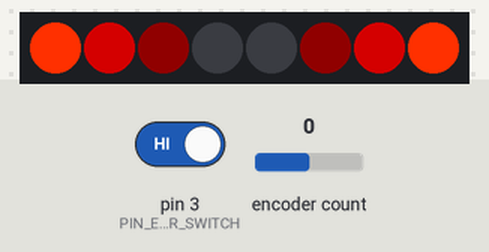
The sketch below on a simulated Arduino Uno, built with avr-gcc and run on an emulated ATmega328P. Parts: 8 RGB LEDs in strip order, left to right. Inputs (shaded band) come from the test bench; at power-on: pin 3 (PIN_ENCODER_SWITCH) HIGH, encoder count 0.

Above: at 0.15 s.
At 1.43 s:
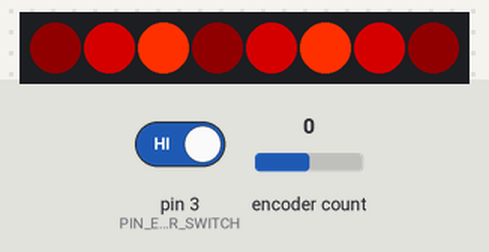
Timing chart, 0 to 130.0 s (numbered marks = the images above):
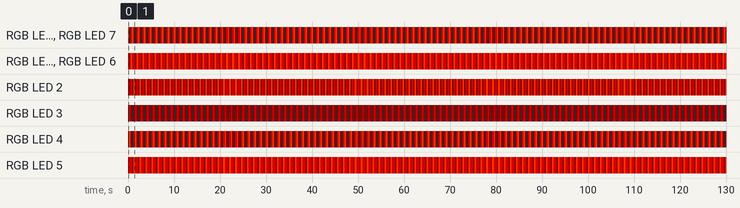

Measured:
- by itself, RGB LED 0, RGB LED 7: repeats every 1.3 s: off 0.31 s, RGB(128, 0, 0) 0.34 s, RGB(255, 48, 0) 0.31 s, RGB(16, 0, 0) 0.34 s
- by itself, RGB LED 1, RGB LED 6: repeats every 1.3 s: RGB(16, 0, 0) 0.31 s, RGB(255, 48, 0) 0.34 s, RGB(128, 0, 0) 0.65 s
- by itself, RGB LED 2: repeats every 1.3 s: RGB(128, 0, 0) 0.34 s, RGB(16, 0, 0) 0.31 s, RGB(255, 48, 0) 0.34 s, RGB(16, 0, 0) 0.31 s
- by itself, RGB LED 3: repeats every 1.3 s: RGB(16, 0, 0) 0.34 s, off 0.31 s, RGB(16, 0, 0) 0.34 s, RGB(128, 0, 0) 0.31 s
- by itself, RGB LED 4: repeats every 1.3 s: RGB(16, 0, 0) 0.34 s, off 0.31 s, RGB(128, 0, 0) 0.34 s, RGB(255, 48, 0) 0.31 s
- by itself, RGB LED 5: repeats every 1.3 s: RGB(128, 0, 0) 0.65 s, RGB(16, 0, 0) 0.31 s, RGB(255, 48, 0) 0.34 s

The sketch:

neovisor2014.ino
```cpp
#include "Adafruit_NeoPixel.h"
#include "Encoder.h"

// This project includes Adafruit's NeoPixel Library, read about it here: https://learn.adafruit.com/adafruit-neopixel-uberguide
// As well I have included PJRC's (teensy creator) Encoder library, more info here: http://www.pjrc.com/teensy/td_libs_Encoder.html

// IMPORTANT: To reduce NeoPixel burnout risk, add 1000 uF capacitor across
// pixel power leads, add 300 - 500 Ohm resistor on first pixel's data input
// and minimize distance between Arduino and first pixel.  Avoid connecting
// on a live circuit...if you must, connect GND first.
#define PIN 6
#define PIN_ENCODER_SWITCH 3

// According to http://www.pjrc.com/teensy/td_libs_Encoder.html
// for teensy 2.0 we want to use two of the following "5, 6, 7, 8"
// since 6 is already used for the neopixels we will use 5 and 7
Encoder myEnc(5, 7);

//we are useing the 60 pixel rings
#define N_LEDS 8

// Parameter 1 = number of pixels in strip
// Parameter 2 = Arduino pin number (most are valid)
// Parameter 3 = pixel type flags, add together as needed:
//   NEO_KHZ800  800 KHz bitstream (most NeoPixel products w/WS2812 LEDs)
//   NEO_KHZ400  400 KHz (classic 'v1' (not v2) FLORA pixels, WS2811 drivers)
//   NEO_GRB     Pixels are wired for GRB bitstream (most NeoPixel products)
//   NEO_RGB     Pixels are wired for RGB bitstream (v1 FLORA pixels, not v2)
Adafruit_NeoPixel strip = Adafruit_NeoPixel(N_LEDS, PIN, NEO_GRB + NEO_KHZ800);

// Stuff for the encoder
long oldPosition  = -999;
static uint8_t enc_prev_pos   = 0;
static uint8_t enc_flags      = 0;
static char    sw_was_pressed = 0;

// Settings for the larson scanner code

int speed_delay_MAX   = 99;
int speed_delay_MIN   = 0;
// 4*log(x) where x = range[2, 101, 1]
// smaller makes the scanner go faster
float speed_array[] = {4.05465, 9.16291, 12.5276, 15.0408, 17.0475, 18.718, 20.149, 21.4007, 22.5129, 23.5138, 24.4235, 25.2573, 26.0269, 26.7415, 27.4084, 28.0336, 28.622, 29.1777, 29.7041, 30.2042, 30.6805, 31.1352, 31.57, 31.9867, 32.3868, 32.7714, 33.1419, 33.499, 33.8439, 34.1773, 34.4999, 34.8124, 35.1155, 35.4096, 35.6953, 35.9731, 36.2434, 36.5066, 36.763, 37.013, 37.2569, 37.495, 37.7276, 37.9549, 38.1771, 38.3945, 38.6073, 38.8156, 39.0197, 39.2197, 39.4158, 39.6081, 39.7968, 39.982, 40.1638, 40.3424, 40.5178, 40.6903, 40.8598, 41.0264, 41.1904, 41.3517, 41.5104, 41.6667, 41.8205, 41.972, 42.1213, 42.2683, 42.4133, 42.5561, 42.697, 42.8359, 42.9729, 43.108, 43.2413, 43.3729, 43.5028, 43.631, 43.7576, 43.8826, 44.006, 44.128, 44.2485, 44.3675, 44.4852, 44.6014, 44.7164, 44.83, 44.9424, 45.0535, 45.1634, 45.2721, 45.3796, 45.486, 45.5913, 45.6954, 45.7985, 45.9006, 46.0016, 46.1016};
int speed_delay_index   = 19; //start at speed value at array index 19
int speed_delay   = (int) (speed_array[speed_delay_index] );

int brightness_index_MAX   = 99;
int brightness_index_MIN   = 0;
// 255*log10(x) where x=range [1, 10, 0.09]
// Note, there are 101 items in this array, we are just ignoring the last one. I was having trouble generating exacly 100 items
float brightness_array[] ={0., 9.54376, 18.3299, 26.4699, 34.0524, 41.1488, 47.8178, 54.1078, 60.0598, 65.708, 71.0822, 76.2075, 81.1062, 85.7972, 90.2977, 94.6223, 98.7844, 102.796, 106.667, 110.407, 114.025, 117.529, 120.925, 124.22, 127.42, 130.53, 133.555, 136.5, 139.368, 142.164, 144.891, 147.553, 150.152, 152.692, 155.174, 157.602, 159.978, 162.304, 164.583, 166.815, 169.003, 171.149, 173.254, 175.32, 177.348, 179.339, 181.296, 183.218, 185.107, 186.965, 188.792, 190.59, 192.359, 194.1, 195.814, 197.502, 199.164, 200.802, 202.417, 204.007, 205.576, 207.122, 208.648, 210.152, 211.636, 213.101, 214.547, 215.974, 217.382, 218.773, 220.147, 221.504, 222.845, 224.169, 225.478, 226.772, 228.051, 229.315, 230.564, 231.8, 233.023, 234.231, 235.427, 236.61, 237.781, 238.939, 240.085, 241.22, 242.343, 243.455, 244.556, 245.645, 246.725, 247.794, 248.852, 249.901, 250.94, 251.969, 252.988, 253.999, 255.};
int brightness_index   = 8; //start at brightness value at array index 8
unsigned int brightness   = (unsigned int) (brightness_array[brightness_index] );

int buttonState;             // the current reading from the input pin
int lastButtonState = LOW;   // the previous reading from the input pin

// the following variables are long's because the time, measured in miliseconds,
// will quickly become a bigger number than can be stored in an int.
long lastDebounceTime = 0;  // the last time the output pin was toggled
long debounceDelay = 50;    // the debounce time; increase if the output flickers

// This is to keep track of what menu settings the encoder is changing
int menu_length = 2; // how many menus are there
int menu_index = 0; // start on menu 0 (order goes 0, 1, 2 ...)

void increment_menu(){
  // add one to current index when comparing to number of menus to make it 1-indexed instead of 0
  if((menu_index + 1) < menu_length){
    menu_index++;
  }else{
    menu_index = 0;
  }
}

void increment_delay(){
  if(speed_delay_index < speed_delay_MAX){
    speed_delay_index++;
    speed_delay = (int) (speed_array[speed_delay_index]);
  }
}

void decrement_delay(){
  if(speed_delay_index > speed_delay_MIN){
    speed_delay_index--;
    speed_delay = (int) (speed_array[speed_delay_index]);
  }
}

void increment_brightness(){
  if(brightness_index < brightness_index_MAX){
    brightness_index++;
    brightness = (unsigned int) (brightness_array[brightness_index]);
    strip.setBrightness(brightness);
  }
}

void decrement_brightness(){
  if(brightness_index > brightness_index_MIN){
    brightness_index--;
    brightness = (unsigned int) (brightness_array[brightness_index]);
    strip.setBrightness(brightness);
  }
}

void decrement_value(){
  switch(menu_index){
    case 0:
      decrement_delay();
      break;
    case 1:
      decrement_brightness();
      break;
    default:
      decrement_delay();
      break;
  }
}

void increment_value(){
  switch(menu_index){
    case 0:
      increment_delay();
      break;
    case 1:
      increment_brightness();
      break;
    default:
      increment_delay();
      break;
  }
}

void setup() {
  strip.begin();
  strip.show(); // Initialize all pixels to 'off'

  //Serial.begin(9600);

  pinMode(PIN_ENCODER_SWITCH, INPUT);
  // the switch is active-high, not active-low
  // since it shares the pin with Trinket's built-in LED
  // the LED acts as a pull-down resistor
  digitalWrite(PIN_ENCODER_SWITCH, HIGH);

}

int pos = 0, dir = 1; // Position, direction of "eye"

void loop() {

  long newPosition = myEnc.read();

  if (newPosition > oldPosition) {
    oldPosition = newPosition;
    increment_value();
    //Serial.println("speed_delay: " + String(speed_delay) + " speed_delay_index: " + String(speed_delay_index) );
    //Serial.println("brightness: " + String(brightness) + " brightness_index: " + String(brightness_index) + " brightness_index_array: " + String(brightness_array[brightness_index]) );
  }
  else if(newPosition < oldPosition){
    oldPosition = newPosition;
    decrement_value();
    //Serial.println("speed_delay: " + String(speed_delay) + " speed_delay_index: " + String(speed_delay_index) );
    //Serial.println("brightness: " + String(brightness) + " brightness_index: " + String(brightness_index) + " brightness_index_array: " + String(brightness_array[brightness_index]) );
  }

  // remember that the switch is active-low
  if (digitalRead(PIN_ENCODER_SWITCH)==LOW)
  {
    if (sw_was_pressed == 0) // only on initial press, so the keystroke is not repeated while the button is held down
    {
      increment_menu();
      //Serial.println("Button down");
      delay(5); // debounce delay
    }
    sw_was_pressed = 1;
  }
  else
  {
    if (sw_was_pressed != 0) {
      delay(5); // debounce delay
    }
    sw_was_pressed = 0;
  }

   int j;

  // Draw 5 pixels centered on pos. setPixelColor() will clip any
  // pixels off the ends of the strip, we don't need to watch for that.
  strip.setPixelColor(pos - 2, 0x100000); // Dark red
  strip.setPixelColor(pos - 1, 0x800000); // Medium red
  strip.setPixelColor(pos , 0xFF3000); // Center pixel is brightest
  strip.setPixelColor(pos + 1, 0x800000); // Medium red
  strip.setPixelColor(pos + 2, 0x100000); // Dark red

  // Draw 5 pixels centered on pos. setPixelColor() will clip any
  // pixels off the ends of the strip, we don't need to watch for that.
  strip.setPixelColor((strip.numPixels()-1) - pos - 2, 0x100000); // Dark red
  strip.setPixelColor((strip.numPixels()-1) - pos - 1, 0x800000); // Medium red
  strip.setPixelColor((strip.numPixels()-1) - pos , 0xFF3000); // Center pixel is brightest
  strip.setPixelColor((strip.numPixels()-1) - pos + 1, 0x800000); // Medium red
  strip.setPixelColor((strip.numPixels()-1) - pos + 2, 0x100000); // Dark red

  strip.show();
  delay(speed_delay);
  //delayMicroseconds(speed_delay);

  // Rather than being sneaky and erasing just the tail pixel,
  // it's easier to erase it all and draw a new one next time.
  for(j=-2; j<= 2; j++) strip.setPixelColor(pos+j, 0);
  for(j=-2; j<= 2; j++) strip.setPixelColor( (strip.numPixels()-1) - pos+j, 0);

  // Bounce off ends of strip
  pos += dir;
  if(pos < 0) {
    pos = 1;
    dir = -dir;
  } else if(pos >= strip.numPixels()/2) {
    pos = strip.numPixels()/2 - 2;
    dir = -dir;
  }
}
```
